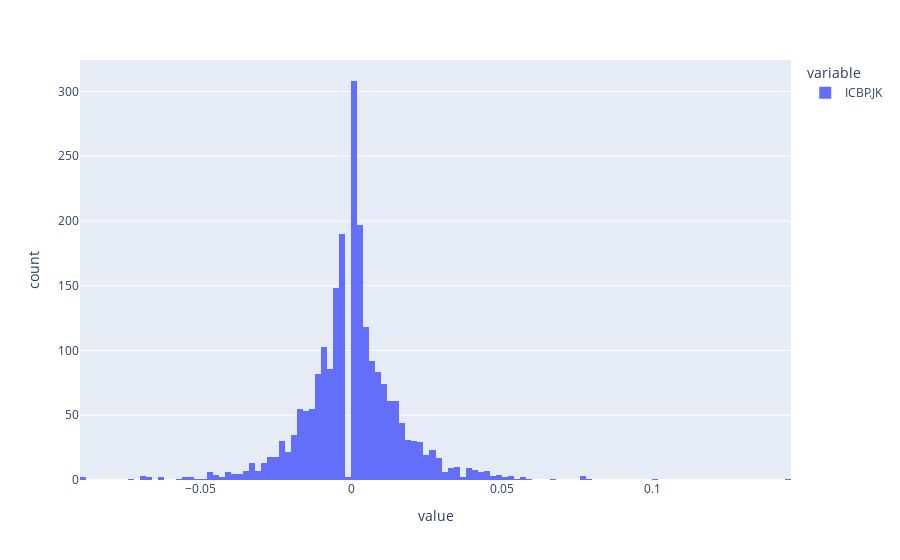

The cell this chart's notebook holds for it:
### Code cell
Close.plot()
Close['ICBP.JK'].pct_change().plot(kind='hist')

### Figure 1 — Plotly figure (JSON) as saved in the notebook; plotly's stock layout.template omitted (floating-point values rounded to 4 significant figures; data arrays with more than 128 entries replaced by an {"elided": "..."} marker saying what was removed)
{"data": [{"alignmentgroup": "True", "bingroup": "x", "hovertemplate": "variable=ICBP.JK<br>value=%{x}<br>count=%{y}<extra></extra>", "legendgroup": "ICBP.JK", "marker": {"color": "#636efa", "pattern": {"shape": ""}}, "name": "ICBP.JK", "offsetgroup": "ICBP.JK", "orientation": "v", "showlegend": true, "type": "histogram", "x": {"elided": "2250 float values"}, "xaxis": "x", "yaxis": "y"}], "layout": {"autosize": true, "barmode": "relative", "legend": {"title": {"text": "variable"}, "tracegroupgap": 0}, "margin": {"t": 60}, "xaxis": {"anchor": "y", "autorange": true, "domain": [0, 1], "range": [-0.09, 0.146], "title": {"text": "value"}, "type": "linear"}, "yaxis": {"anchor": "x", "autorange": true, "domain": [0, 1], "range": [0, 324.2], "title": {"text": "count"}}}}
